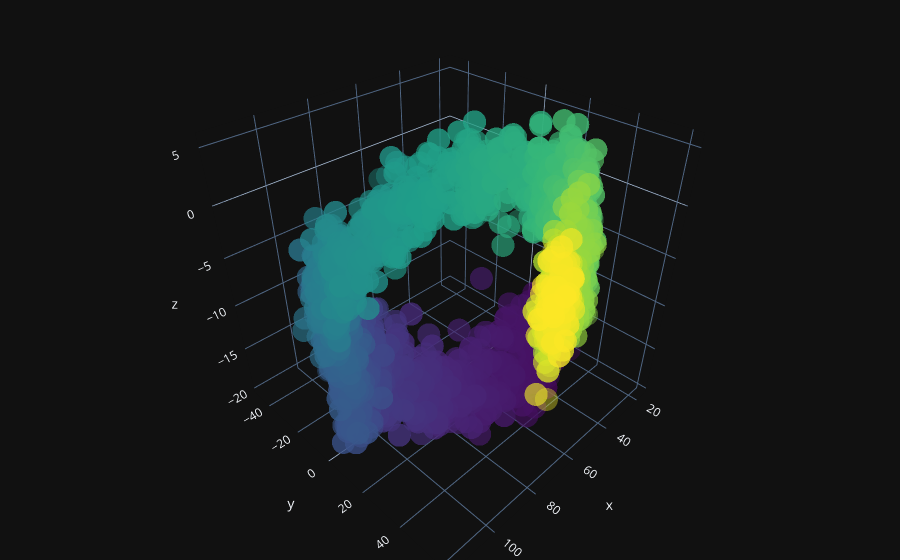

The notebook cell saved with this chart:
### Code cell
t = np.linspace(0, 20, len(data[0]))

fig = go.Figure(data=[go.Scatter3d(
    x=data[0],
    y=data[1],
    z=data[2],
    mode='markers',
    marker=dict(
        size=8,
        color=t,                # set color to an array/list of desired values
        colorscale='Viridis',   # choose a colorscale
        opacity=0.4
    )
)])

# tight layout
fig.update_layout(template='plotly_dark', margin=dict(l=0, r=0, b=0, t=0))
fig.show()

### Figure 1 — Plotly figure (JSON) as saved in the notebook; plotly's stock layout.template omitted (floating-point values rounded to 4 significant figures; data arrays with more than 128 entries replaced by an {"elided": "..."} marker saying what was removed)
{"data": [{"marker": {"color": {"elided": "5184 float values"}, "colorscale": [[0, "#440154"], [0.1111, "#482878"], [0.2222, "#3e4989"], [0.3333, "#31688e"], [0.4444, "#26828e"], [0.5556, "#1f9e89"], [0.6667, "#35b779"], [0.7778, "#6ece58"], [0.8889, "#b5de2b"], [1, "#fde725"]], "opacity": 0.4, "size": 8}, "mode": "markers", "type": "scatter3d", "x": {"elided": "5184 float values"}, "y": {"elided": "5184 float values"}, "z": {"elided": "5184 float values"}}], "layout": {"margin": {"b": 0, "l": 0, "r": 0, "t": 0}}}
